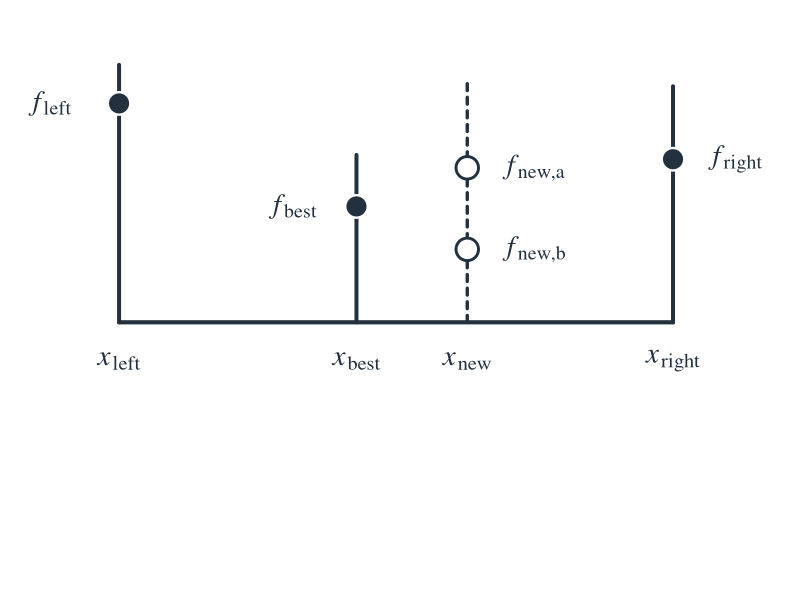
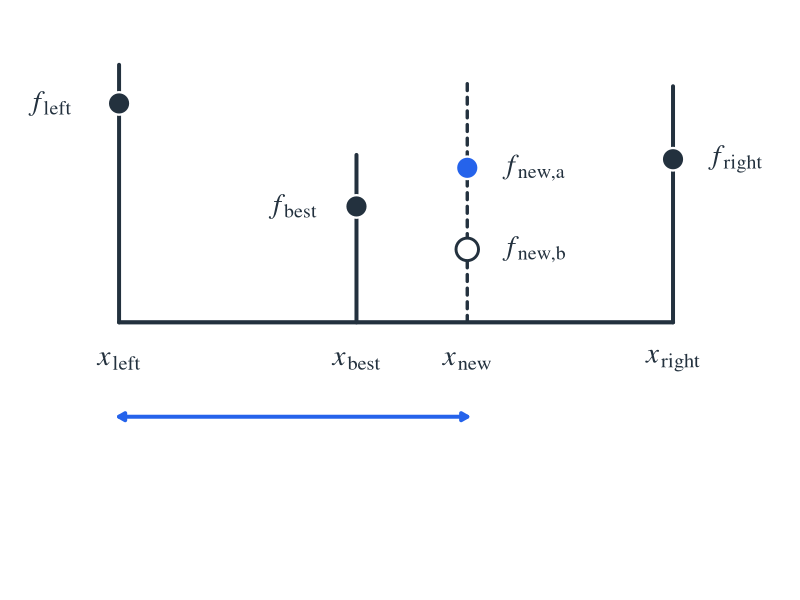
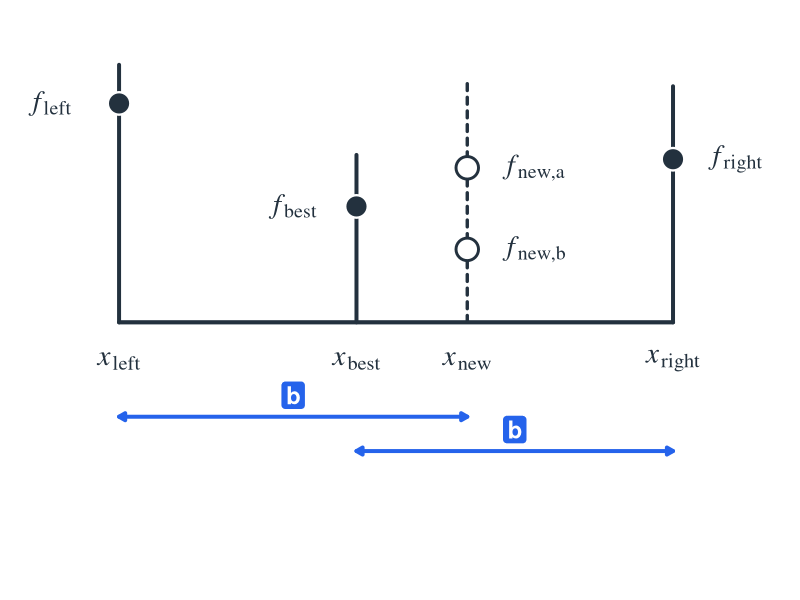
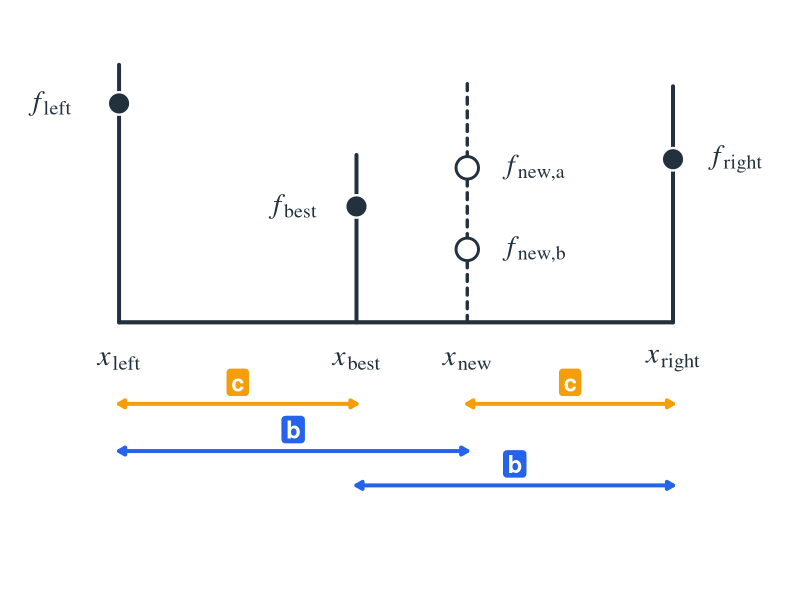
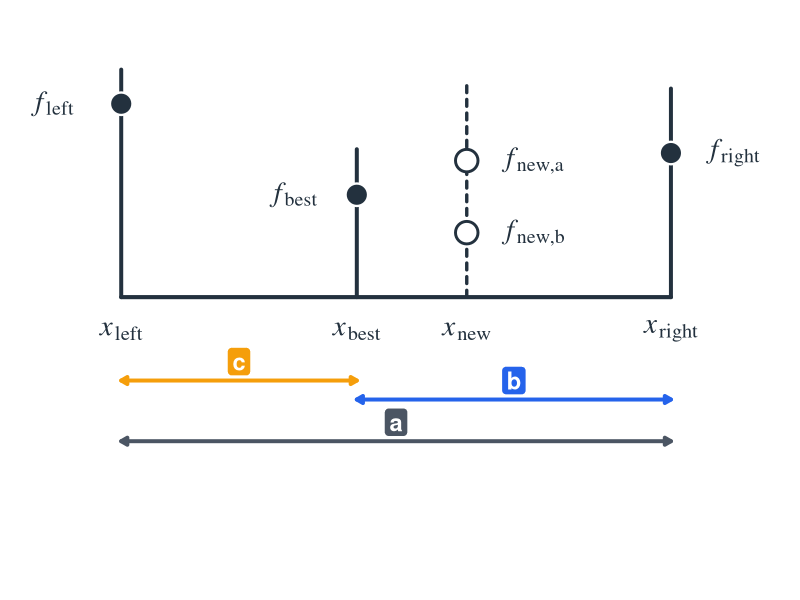

Write R code to recreate these figures, in order.
# create the schematic golden-section search figures with
# ggplot2 and save them to ../figure/.

set.seed(1L)

library(ggplot2)
library(grid)

dir.create("../figure", recursive = TRUE, showWarnings = FALSE)

palette = list(
  paper = "#FFFFFF",
  ink = "#23313E",
  blue = "#2563EB",
  amber = "#F59E0B",
  slate = "#4B5563"
)

coords = list(
  x_left = 0.12,
  x_best = 0.42,
  x_new = 0.56,
  x_right = 0.82,
  y_base = 0.28,
  y_xlabels = 0.19,
  y_left = 0.79,
  y_best = 0.55,
  y_new_a = 0.64,
  y_new_b = 0.45,
  y_right = 0.66
)

interval_bands = list(
  upper = 0.06,
  mid = -0.02,
  lower = -0.10
)

accent_bands = list(
  goldensec4_c = interval_bands$upper + 0.03,
  summary_b = interval_bands$mid + 0.03
)

guide_data = data.frame(
  x = c(coords$x_left, coords$x_best, coords$x_right),
  y = coords$y_base,
  yend = c(0.88, 0.67, 0.83)
)

x_label_data = data.frame(
  x = c(coords$x_left, coords$x_best, coords$x_new, coords$x_right),
  y = coords$y_xlabels,
  label = c(
    "italic(x)[left]",
    "italic(x)[best]",
    "italic(x)[new]",
    "italic(x)[right]"
  )
)

build_points = function(highlight = character()) {
  points = data.frame(
    id = c("left", "best", "new_a", "new_b", "right"),
    x = c(
      coords$x_left,
      coords$x_best,
      coords$x_new,
      coords$x_new,
      coords$x_right
    ),
    y = c(
      coords$y_left,
      coords$y_best,
      coords$y_new_a,
      coords$y_new_b,
      coords$y_right
    ),
    label = c(
      "italic(f)[left]",
      "italic(f)[best]",
      "italic(f)[new*','*a]",
      "italic(f)[new*','*b]",
      "italic(f)[right]"
    ),
    label_x = c(
      coords$x_left - 0.06,
      coords$x_best - 0.05,
      coords$x_new + 0.05,
      coords$x_new + 0.05,
      coords$x_right + 0.05
    ),
    hjust = c(1, 1, 0, 0, 0),
    stringsAsFactors = FALSE
  )

  points$fill = palette$paper
  points$colour = palette$ink
  points$stroke = 1.4

  solid_ids = c("left", "best", "right")
  points$fill[points$id %in% solid_ids] = palette$ink

  if (length(highlight) > 0L) {
    points$fill[points$id %in% highlight] = palette$blue
    points$colour[points$id %in% highlight] = palette$blue
    points$stroke[points$id %in% highlight] = 1.7
  }

  points
}

interval_layer = function(intervals) {
  list(
    geom_segment(
      data = intervals,
      aes(x = x, xend = xend, y = y, yend = y, colour = colour),
      inherit.aes = FALSE,
      linewidth = 1.35,
      lineend = "round",
      arrow = arrow(
        length = unit(0.18, "cm"),
        ends = "both",
        type = "closed"
      ),
      show.legend = FALSE
    ),
    geom_label(
      data = intervals[intervals$label != "", , drop = FALSE],
      aes(x = 0.5 * (x + xend), y = label_y, label = label, fill = colour),
      inherit.aes = FALSE,
      colour = "white",
      fontface = "bold",
      size = 6,
      linewidth = 0,
      label.padding = unit(0.18, "lines"),
      show.legend = FALSE
    )
  )
}

make_figure = function(highlight = character(), intervals = NULL, summary = FALSE) {
  points = build_points(highlight = highlight)
  filled_points = points[points$fill != palette$paper, , drop = FALSE]
  open_points = points[points$fill == palette$paper, , drop = FALSE]
  y_limits = if (summary) c(-0.20, 0.92) else c(-0.14, 0.92)

  p = ggplot() +
    coord_cartesian(xlim = c(0.06, 0.89), ylim = y_limits, clip = "off") +
    theme_void(base_size = 20) +
    theme(
      plot.background = element_rect(fill = palette$paper, colour = NA),
      panel.background = element_rect(fill = palette$paper, colour = NA),
      plot.margin = margin(18, 28, 54, 28)
    ) +
    annotate(
      "segment",
      x = coords$x_left,
      xend = coords$x_right,
      y = coords$y_base,
      yend = coords$y_base,
      linewidth = 1.4,
      colour = palette$ink,
      lineend = "round"
    ) +
    geom_segment(
      data = guide_data,
      aes(x = x, xend = x, y = y, yend = yend),
      inherit.aes = FALSE,
      linewidth = 1.35,
      colour = palette$ink,
      lineend = "round"
    ) +
    annotate(
      "segment",
      x = coords$x_new,
      xend = coords$x_new,
      y = coords$y_base,
      yend = 0.85,
      linewidth = 1.15,
      colour = palette$ink,
      linetype = "22",
      lineend = "round"
    ) +
    geom_point(
      data = filled_points,
      aes(x = x, y = y, fill = fill),
      inherit.aes = FALSE,
      shape = 21,
      size = 6.8,
      stroke = 1.2,
      colour = "white",
      show.legend = FALSE
    ) +
    geom_point(
      data = open_points,
      aes(x = x, y = y, colour = colour),
      inherit.aes = FALSE,
      shape = 21,
      size = 6.6,
      stroke = 1.5,
      fill = palette$paper,
      show.legend = FALSE
    ) +
    geom_text(
      data = points,
      aes(x = label_x, y = y, label = label, hjust = hjust),
      inherit.aes = FALSE,
      parse = TRUE,
      size = 7.2,
      colour = palette$ink,
      family = "serif",
      show.legend = FALSE
    ) +
    geom_text(
      data = x_label_data,
      aes(x = x, y = y, label = label),
      inherit.aes = FALSE,
      parse = TRUE,
      size = 7.4,
      colour = palette$ink,
      family = "serif",
      show.legend = FALSE
    ) +
    scale_fill_identity() +
    scale_colour_identity()

  if (!is.null(intervals)) {
    p = p + interval_layer(intervals)
  }

  if (summary) {
    p = p + theme(plot.margin = margin(24, 30, 72, 30))
  }

  p
}

figures = list(
  "goldensec-0" = make_figure(),
  "goldensec-1" = make_figure(
    highlight = "new_a",
    intervals = data.frame(
      x = coords$x_left,
      xend = coords$x_new,
      y = interval_bands$upper,
      label = "",
      label_y = NA_real_,
      colour = palette$blue
    )
  ),
  "goldensec-3" = make_figure(
    intervals = data.frame(
      x = c(coords$x_left, coords$x_best),
      xend = c(coords$x_new, coords$x_right),
      y = c(interval_bands$upper, interval_bands$mid),
      label = c("b", "b"),
      label_y = c(interval_bands$upper + 0.05, interval_bands$mid + 0.05),
      colour = c(palette$blue, palette$blue)
    )
  ),
  "goldensec-4" = make_figure(
    intervals = data.frame(
      x = c(coords$x_left, coords$x_best, coords$x_left, coords$x_new),
      xend = c(coords$x_new, coords$x_right, coords$x_best, coords$x_right),
      y = c(
        interval_bands$mid,
        interval_bands$lower,
        accent_bands$goldensec4_c,
        accent_bands$goldensec4_c
      ),
      label = c("b", "b", "c", "c"),
      label_y = c(
        interval_bands$mid + 0.05,
        interval_bands$lower + 0.05,
        accent_bands$goldensec4_c + 0.05,
        accent_bands$goldensec4_c + 0.05
      ),
      colour = c(
        palette$blue,
        palette$blue,
        palette$amber,
        palette$amber
      )
    )
  ),
  "goldensec" = make_figure(
    intervals = data.frame(
      x = c(coords$x_left, coords$x_best, coords$x_left),
      xend = c(coords$x_best, coords$x_right, coords$x_right),
      y = c(interval_bands$upper, accent_bands$summary_b, interval_bands$lower),
      label = c("c", "b", "a"),
      label_y = c(
        interval_bands$upper + 0.05,
        accent_bands$summary_b + 0.05,
        interval_bands$lower + 0.05
      ),
      colour = c(
        palette$amber,
        palette$blue,
        palette$slate
      )
    ),
    summary = TRUE
  )
)

for (name in names(figures)) {
  ggsave(
    filename = sprintf("../figure/%s.png", name),
    plot = figures[[name]],
    width = if (name == "goldensec") 7.2 else 10.0,
    height = if (name == "goldensec") 7.2 else 5.625,
    dpi = 220,
    bg = palette$paper
  )
}
